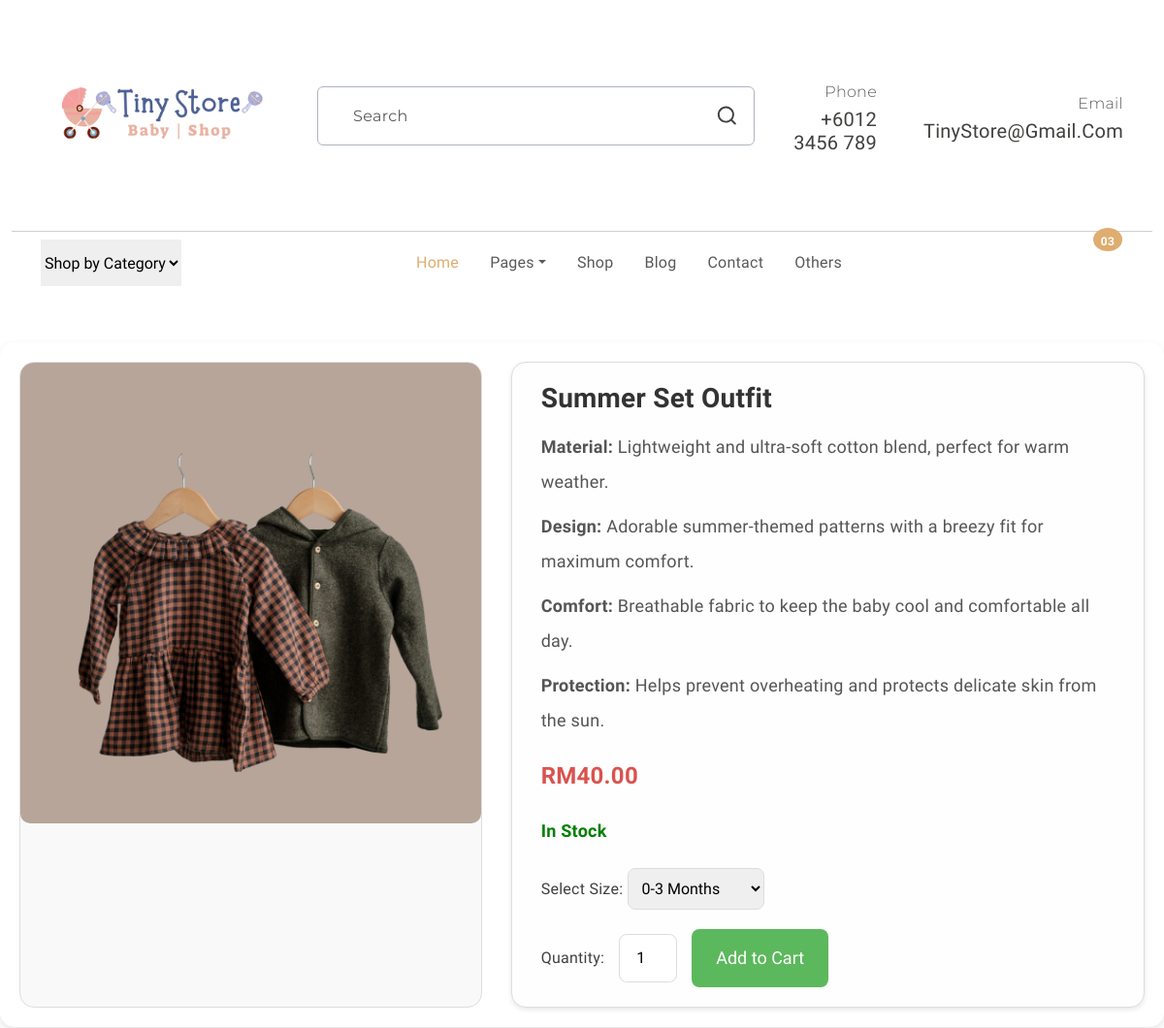
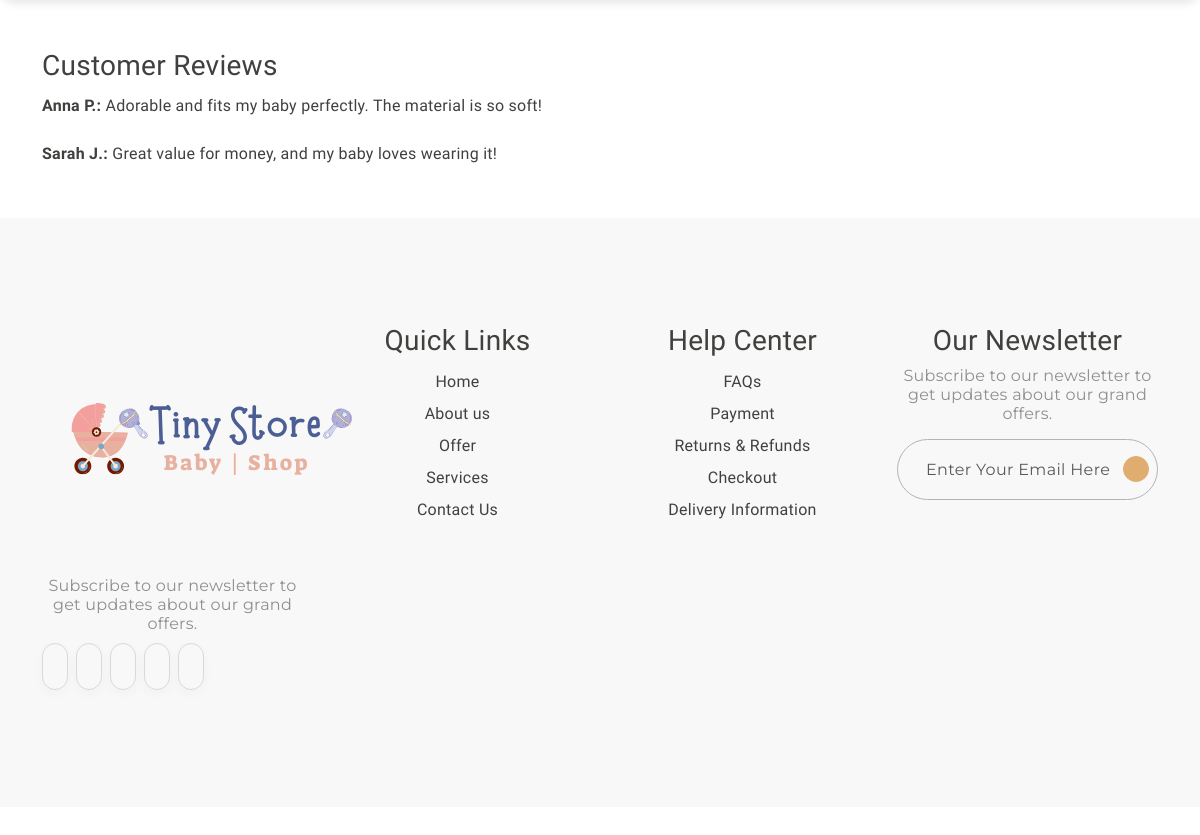
/baju4Detail.php, run on the app's committed database (2 pictures, top to bottom).
### tables this page shows
CREATE TABLE `products` (
  `product_id` int(11) NOT NULL,
  `name` varchar(255) NOT NULL,
  `category` varchar(100) NOT NULL,
  `price` decimal(10,2) NOT NULL,
  `image` varchar(255) DEFAULT NULL,
  `is_featured` tinyint(1) DEFAULT 0,
  `created_at` timestamp NOT NULL DEFAULT current_timestamp()
);

### baju4Detail.php (the view, shortened to what this page needs)
<?php
include 'db_connect.php';
$product_id = isset($_GET['product_id']) ? intval($_GET['product_id']) : 4;
$sql = "SELECT * FROM products WHERE product_id = ?";
$stmt = $conn->prepare($sql);
$stmt->bind_param("i", $product_id);
$stmt->execute();
$result = $stmt->get_result();
if ($result->num_rows > 0) {
  $product = $result->fetch_assoc();
} else {
  echo "Product not found.";
  exit;
}
?>
<!DOCTYPE html>
<html lang="en">
<head>
  <link rel="stylesheet" href="detail.css">
  <link rel="stylesheet" href="https://cdn.jsdelivr.net/npm/swiper@9/swiper-bundle.min.css" />
  <link href="https://cdn.jsdelivr.net/npm/bootstrap@5.3.0-alpha3/dist/css/bootstrap.min.css" rel="stylesheet"
>
  <link rel="stylesheet" type="text/css" href="css/vendor.css">
  <link rel="stylesheet" type="text/css" href="style.css">
</head>
<header>
  <div class="container py-2">
    <div class="row py-4 pb-0 pb-sm-4 align-items-center ">
      <div class="col-sm-4 col-lg-3 text-center text-sm-start">
        <div class="main-logo">
          <a href="index.php">
            <img src="images/logo.png" alt="logo" class="img-fluid">
          </a>
        </div>
      </div>
      <div class="col-sm-6 offset-sm-2 offset-md-0 col-lg-5 d-none d-lg-block">
        <div class="search-bar border rounded-2 px-3 border-dark-subtle">
          <form id="search-form" class="text-center d-flex align-items-center" action="" method="">
            <input type="text" class="form-control border-0 bg-transparent"
              placeholder="Search" />
            <svg xmlns="http://www.w3.org/2000/svg" width="24" height="24" viewBox="0 0 24 24">
              <path fill="currentColor"
                d="M21.71 20.29L18 16.61A9 9 0 1 0 16.61 18l3.68 3.68a1 1 0 0 0 1.42 0a1 1 0 0 0 0-1.39ZM11 18a7 7 0 1 1 7-7a7 7 0 0 1-7 7Z" />
            </svg>
          </form>
        </div>
      </div>
      <div
        class="col-sm-8 col-lg-4 d-flex justify-content-end gap-5 align-items-center mt-4 mt-sm-0 justify-content-center justify-content-sm-end">
        <div class="support-box text-end d-none d-xl-block">
          <span class="fs-6 secondary-font text-muted">Phone</span>
          <h5 class="mb-0">+6012 3456 789</h5>
        </div>
        <div class="support-box text-end d-none d-xl-block">
          <span class="fs-6 secondary-font text-muted">Email</span>
          <h5 class="mb-0">TinyStore@gmail.com</h5>
        </div>
      </div>
    </div>
  </div>
  <div class="container-fluid">
    <hr class="m-0">
  </div>
  <div class="container">
    <nav class="main-menu d-flex navbar navbar-expand-lg ">
      <div class="offcanvas offcanvas-end" tabindex="-1" id="offcanvasNavbar" aria-labelledby="offcanvasNavbarLabel">
        <div class="offcanvas-body justify-content-between">
          <select class="filter-categories border-0 mb-0 me-5">
            <option>Shop by Category</option>
          </select>
          <ul class="navbar-nav menu-list list-unstyled d-flex gap-md-3 mb-0">
            <li class="nav-item">
              <a href="index.php" class="nav-link active">Home</a>
            </li>
            <li class="nav-item dropdown">
              <a class="nav-link dropdown-toggle" role="button" id="pages" data-bs-toggle="dropdown"
                aria-expanded="false">Pages</a>
            </li>
            <li class="nav-item">
              <a href="productPage.html" class="nav-link">Shop</a>
            </li>
            <li class="nav-item">
              <a href="index.php" class="nav-link">Blog</a>
            </li>
            <li class="nav-item">
              <a href="contactUs.html" class="nav-link">Contact</a>
            </li>
            <li class="nav-item">
              <a href="index.php" class="nav-link">Others</a>
            </li>
          </ul>
          <div class="d-none d-lg-flex align-items-end">
            <ul class="d-flex justify-content-end list-unstyled m-0">
              <li>
              </li>
              <li>
              </li>
              <li class="">
                <a href="index.php" class="mx-3" data-bs-toggle="offcanvas" data-bs-target="#offcanvasCart"
                  aria-controls="offcanvasCart">
                  <span class="position-absolute translate-middle badge rounded-circle bg-primary pt-2">
                    03
                  </span>
                </a>
              </li>
            </ul>
          </div>
        </div>
      </div>
    </nav>
  </div>
</header>
<body>
  <div class="container1">
    <div class="product-image">
      <img src="images/<?php echo htmlspecialchars($product['image'] ?? 'default.png'); ?>" alt="<?php echo htmlspecialchars($product['name']); ?>">
    </div>
    <div class="product-details">
      <h2><?php echo htmlspecialchars($product['name']); ?></h2>
      <p><strong>Material:</strong> Lightweight and ultra-soft cotton blend, perfect for warm weather.</p>
      <p><strong>Design:</strong> Adorable summer-themed patterns with a breezy fit for maximum comfort.</p>
      <p><strong>Comfort:</strong> Breathable fabric to keep the baby cool and comfortable all day.</p>
      <p><strong>Protection:</strong> Helps prevent overheating and protects delicate skin from the sun.</p>
      <p class="price">RM<?php echo number_format($product['price'], 2); ?></p>
      <p class="stock-status in-stock">In Stock</p>
      <div class="size-selection">
        <label for="size">Select Size: </label>
        <select id="size">
          <option value="0-3 months">0-3 Months</option>
        </select>
      </div>
      <div class="add-to-cart">
        <label for="quantity">Quantity:</label>
        <input type="number" id="quantity" value="1" min="1">
        <button>Add to Cart</button>
      </div>
    </div>
  </div>
  <div class="container reviews">
    <h3>Customer Reviews</h3>
    <p><strong>Anna P.:</strong> Adorable and fits my baby perfectly. The material is so soft!</p>
    <p><strong>Sarah J.:</strong> Great value for money, and my baby loves wearing it!</p>
  </div>
  <footer id="footer" class="my-5">
    <div class="container py-5 my-5">
      <div class="row">
        <div class="col-md-3">
          <div class="footer-menu">
            <img src="images/logo.png" alt="logo">
            <p class="blog-paragraph fs-6 mt-3">Subscribe to our newsletter to get updates about our grand offers.</p>
            <div class="social-links">
              <ul class="d-flex list-unstyled gap-2">
                <li class="social">
                  <a href="#">
                    <iconify-icon class="social-icon" icon="ri:facebook-fill"></iconify-icon>
                  </a>
                </li>
                <li class="social">
                  <a href="#">
                    <iconify-icon class="social-icon" icon="ri:twitter-fill"></iconify-icon>
                  </a>
                </li>
                <li class="social">
                  <a href="#">
                    <iconify-icon class="social-icon" icon="ri:pinterest-fill"></iconify-icon>
                  </a>
                </li>
                <li class="social">
                  <a href="#">
                    <iconify-icon class="social-icon" icon="ri:instagram-fill"></iconify-icon>
                  </a>
                </li>
                <li class="social">
                  <a href="#">
                    <iconify-icon class="social-icon" icon="ri:youtube-fill"></iconify-icon>
                  </a>
                </li>
              </ul>
            </div>
          </div>
        </div>
        <div class="col-md-3">
          <div class="footer-menu">
            <h3>Quick Links</h3>
            <ul class="menu-list list-unstyled">
              <li class="menu-item">
                <a href="#" class="nav-link">Home</a>
              </li>
              <li class="menu-item">
                <a href="aboutUs.html" class="dropdown-item">About us</a>
              </li>
              <li class="menu-item">
                <a href="#" class="nav-link">Offer </a>
              </li>
              <li class="menu-item">
                <a href="#" class="nav-link">Services</a>
              </li>
              <li class="menu-item">
                <a href="#" class="nav-link">Contact Us</a>
              </li>
            </ul>
          </div>
        </div>
        <div class="col-md-3">
          <div class="footer-menu">
            <h3>Help Center</h5>
              <ul class="menu-list list-unstyled">
                <li class="menu-item">
                  <a href="faq.html" class="nav-link">FAQs</a>
                </li>
                <li class="menu-item">
                  <a href="#" class="nav-link">Payment</a>
                </li>
                <li class="menu-item">
                  <a href="#" class="nav-link">Returns & Refunds</a>
                </li>
                <li class="menu-item">
                  <a href="#" class="nav-link">Checkout</a>
                </li>
                <li class="menu-item">
                  <a href="#" class="nav-link">Delivery Information</a>
                </li>
              </ul>
          </div>
        </div>
        <div class="col-md-3">
          <div>
            <h3>Our Newsletter</h3>
            <p class="blog-paragraph fs-6">Subscribe to our newsletter to get updates about our grand offers.</p>
            <div class="search-bar border rounded-pill border-dark-subtle px-2">
              <form class="text-center d-flex align-items-center" action="" method="">
                <input type="text" class="form-control border-0 bg-transparent" placeholder="Enter your email here" />
                <iconify-icon class="send-icon" icon="tabler:location-filled"></iconify-icon>
              </form>
            </div>
          </div>
        </div>
      </div>
    </div>
  </footer>
</body>
</html>

### detail.css (style rules this page uses)
body { font-family: Arial, sans-serif; margin: 0; padding: 0; background-color: #f4f4f9; }
.container1 { max-width: 1200px; margin: 50px auto; padding: 20px; display: flex; flex-wrap: wrap; gap: 30px; background-color: #ffffff; border-radius: 15px; box-shadow: 0 4px 10px rgba(0, 0, 0, 0.1); overflow: hidden; }
.product-image { flex: 1 1 400px; text-align: center; border-radius: 15px; overflow: hidden; border: 1px solid #ddd; background-color: #f9f9f9; }
.product-image img { max-width: 100%; border-radius: 10px; transition: transform 0.3s ease; }
.product-details { flex: 2 1 500px; background-color: #fefefe; padding: 20px 30px; border-radius: 15px; border: 1px solid #ddd; box-shadow: 0 2px 5px rgba(0, 0, 0, 0.1); }
.product-details h2 { font-size: 28px; font-weight: bold; color: #333; margin-bottom: 15px; }
.product-details p { font-size: 18px; color: #555; margin: 10px 0; }
.product-details .price { font-size: 24px; font-weight: bold; color: #d9534f; margin: 15px 0; }
.stock-status { font-size: 16px; margin: 10px 0; }
.stock-status.in-stock { color: green; font-weight: bold; }
.badge { padding: 5px 10px; border-radius: 12px; font-size: 14px; font-weight: bold; }
.size-selection { margin: 20px 0; }
.size-selection select { padding: 10px; font-size: 16px; border: 1px solid #ddd; border-radius: 8px; }
.add-to-cart { display: flex; align-items: center; gap: 15px; margin-top: 20px; }
.add-to-cart button { padding: 12px 25px; font-size: 18px; background-color: #5cb85c; color: white; border: none; border-radius: 8px; cursor: pointer; transition: background-color 0.3s ease; }
.add-to-cart input { width: 60px; padding: 8px; font-size: 16px; text-align: center; border: 1px solid #ddd; border-radius: 8px; }
footer { background-color: #f8f8f8; padding: 10px; text-align: center; margin-top: 20px; }

### style.css (style rules this page uses)
:root { --header-height: 160px; --header-height-min: 80px; }
:root { --accent-color: #DEAD6F; --dark-color: #222222; --light-dark-color: #727272; --light-color: #fff; --grey-color: #dbdbdb; --light-grey-color: #fafafa; --primary-color: #6995B1; --light-primary-color: #eef1f3; }
:root { --body-font: 'Chilanka', cursive; --heading-font: 'Chilanka', cursive; --secondary-font: 'Montserrat', sans-serif; }
body { --bs-link-color: #333; --bs-link-hover-color: #333; --bs-link-color-rgb: 40, 40, 40; --bs-link-hover-color-rgb: 0, 0, 0; --bs-light-rgb: 248, 248, 248; --bs-font-sans-serif: 'Chilanka', cursive; --bs-body-font-family: var(--bs-font-sans-serif); --bs-body-font-size: 1rem; --bs-body-font-weight: 400; --bs-body-line-height: 2; --bs-body-color: #41403E; --bs-primary: #DEAD6F; --bs-primary-rgb: 222, 173, 111; --bs-primary-bg-subtle: #FFF9EB; --bs-border-color: #F7F7F7; --bs-secondary-rgb: 230, 243, 251; --bs-success-rgb: 238, 245, 228; --bs-danger-rgb: 249, 235, 231; --bs-warning-rgb: 255, 249, 235; --bs-info-rgb: 230, 243, 250; }
body { letter-spacing: 0.01625rem; }
h1, h2, h3, h4, h5, h6 { font-family: var(--heading-font); color: var(--bs-body-color); font-weight: 400; text-transform: capitalize; }
a { text-decoration: none; }
.secondary-font { font-family: var(--secondary-font); font-weight: 300; }
.search-bar { border: 1px solid #EAEAEA; }
.search-bar ::placeholder { font-family: var(--secondary-font); }
.navbar-nav .nav-link.active, .navbar-nav .nav-link.show, .nav-link:focus, .nav-link:hover { color: var(--accent-color); }
.form-control { color: #908F8D; line-height: normal; letter-spacing: 0.02125rem; text-transform: capitalize; border-radius: 0.25rem; border: 1px solid rgba(65, 64, 62, 0.20); background: #FFF; display: flex; padding: 1.25rem 0rem 1.25rem 1.25rem; align-items: center; gap: 0.375rem; align-self: stretch; }
.blog-paragraph { color: #908F8D; font-size: 1rem; font-weight: 400; line-height: normal; font-family: var(--secondary-font); }
iconify-icon.social-icon { color: #CACACA; font-size: 1.125rem; padding: 0.75rem; border-radius: 4.375rem; border: 1px solid #D9D9D8; box-shadow: 0px 4px 12px 0px rgba(0, 0, 0, 0.03); transition: all 0.5s ease; }
iconify-icon.send-icon { cursor: pointer; font-size: 1.125rem; padding: 0.75rem; border-radius: 4.375rem; color: #FFF; border: 1px solid #DEAD6F; background: #DEAD6F; }

### data on the page
products: image (picture), name "Summer Set Outfit", price "40.00"
